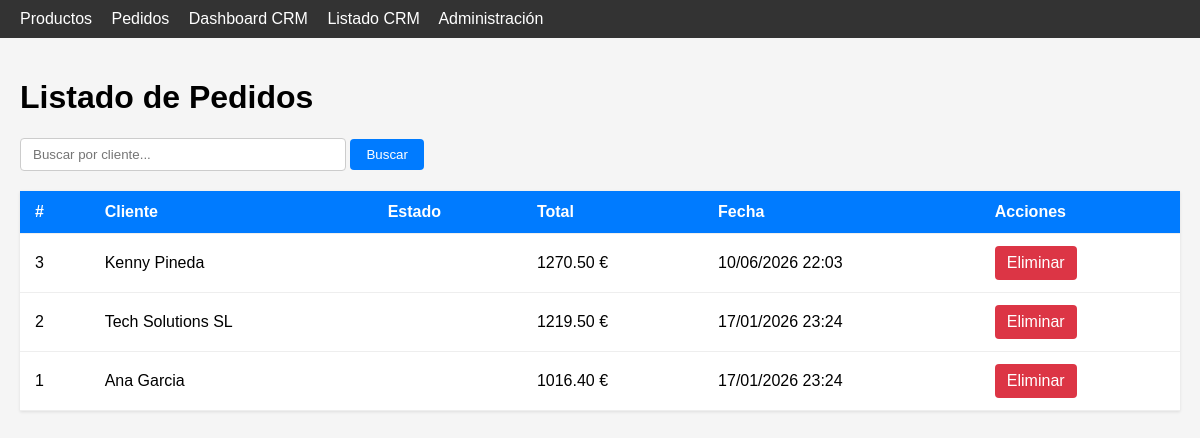
The app's page /ventas/pedidos/ with its own data.
### ventas/models.py (models this page shows, shortened)
class Pedido(models.Model):
    class Status(models.TextChoices):
        BORRADOR = 'borrador', 'Borrador'
        CONFIRMADO = 'confirmado', 'Confirmado'
        PROCESANDO = 'procesando', 'Procesando'
        ENVIADO = 'enviado', 'Enviado'
        ENTREGADO = 'entregado', 'Entregado'
        CANCELADO = 'cancelado', 'Cancelado'
    cliente = models.ForeignKey(Cliente, on_delete=models.RESTRICT, related_name='pedidos')
    estado = models.CharField(
        max_length=20,
        choices=Status.choices,
        default=Status.BORRADOR
    )
    fecha_pedido = models.DateTimeField(auto_now_add=True)
    iva_porcentaje = models.DecimalField(max_digits=5, decimal_places=2, default=21.00)
    total_bruto = models.DecimalField(max_digits=10, decimal_places=2, default=0)
    total_iva = models.DecimalField(max_digits=10, decimal_places=2, default=0)
    total_neto = models.DecimalField(max_digits=10, decimal_places=2, default=0)
    stock_aplicado = models.BooleanField(default=False)
    created_at = models.DateTimeField(auto_now_add=True)
    updated_at = models.DateTimeField(auto_now=True)
    class Meta:
        indexes = [
            models.Index(fields=['cliente', 'fecha_pedido'], name='idx_pedido_cli_fecha'),
            models.Index(fields=['cliente'], name='idx_pedido_cliente'),
        ]

### core/models.py (models this page shows, shortened)
class Cliente(models.Model):
    nombre = models.CharField(max_length=255)
    nif = models.CharField(max_length=30, unique=True, verbose_name="CIF/NIF")
    direccion = models.TextField(blank=True, null=True)
    email = models.EmailField(max_length=255, unique=True, blank=True, null=True)
    created_at = models.DateTimeField(auto_now_add=True)
    updated_at = models.DateTimeField(auto_now=True)
    class Meta:
        indexes = [
            models.Index(fields=['nif'], name='idx_cliente_nif_unico'),
        ]

### ventas/views.py (the view)
# urls.py: path('pedidos/', views.PedidoListView.as_view(), name='pedido_list'),
class PedidoListView(ListView):
    model = Pedido
    template_name = 'ventas/order_list.html'
    context_object_name = 'orders'
    paginate_by = 10
    def get_queryset(self):
        queryset = super().get_queryset()
        search = self.request.GET.get('q')
        if search:
            queryset = queryset.filter(cliente__nombre__icontains=search)
        return queryset.order_by('-fecha_pedido')

### ventas/templates/ventas/order_list.html (shortened to what this page needs)
{% extends 'base.html' %}
{% block content %}
    <h1>Listado de Pedidos</h1>
    <div class="search-bar">
        <form method="get">
            <input type="text" name="q" value="{{ request.GET.q|default:'' }}" placeholder="Buscar por cliente...">
            <button type="submit">Buscar</button>
        </form>
    </div>
    {% if orders %}
    <table>
        <thead>
            <tr>
                <th>#</th>
                <th>Cliente</th>
                <th>Estado</th>
                <th>Total</th>
                <th>Fecha</th>
                <th>Acciones</th>
            </tr>
        </thead>
        <tbody>
            {% for order in orders %}
            <tr>
                <td>{{ order.id }}</td>
                <td>{{ order.cliente.nombre }}</td>
                <td>
                    <span class="status status-{{ order.estado.nombre|lower }}">
                    </span>
                </td>
                <td>{{ order.total_neto }} €</td>
                <td>{{ order.fecha_pedido|date:"d/m/Y H:i" }}</td>
                <td>
                    <a href="{% url 'pedido_delete' order.pk %}" class="btn btn-danger">Eliminar</a>
                </td>
            </tr>
            {% endfor %}
        </tbody>
    </table>
    {% else %}
    <div class="empty">
        <p>No se encontraron pedidos.</p>
    </div>
    {% endif %}
{% endblock %}

### core/templates/base.html (style rules this page uses)
body { font-family: Arial, sans-serif; margin: 0; padding: 0; background: #f5f5f5; }
table { width: 100%; border-collapse: collapse; background: #fff; box-shadow: 0 1px 3px rgba(0,0,0,0.1); }
th, td { padding: 12px 15px; text-align: left; border-bottom: 1px solid #eee; }
th { background: #007bff; color: #fff; }
.btn { padding: 8px 12px; text-decoration: none; border-radius: 4px; display: inline-block; cursor: pointer; border: none; }
.btn-danger { background-color: #dc3545; color: white; }

### ventas/templates/ventas/order_list.html (style rules this page uses)
.search-bar { margin-bottom: 20px; }
.search-bar input { padding: 8px 12px; width: 300px; border: 1px solid #ccc; border-radius: 4px; }
.search-bar button { padding: 8px 16px; background: #007bff; color: #fff; border: none; border-radius: 4px; cursor: pointer; }
.status { padding: 4px 10px; border-radius: 12px; font-size: 0.85em; font-weight: bold; }

### records on screen
Pedido: id "3", cliente.nombre "Kenny Pineda", total_neto "1270.50", fecha_pedido "10/06/2026 22:03"
Pedido: id "2", cliente.nombre "Tech Solutions SL", total_neto "1219.50", fecha_pedido "17/01/2026 23:24"
Pedido: id "1", cliente.nombre "Ana Garcia", total_neto "1016.40", fecha_pedido "17/01/2026 23:24"
